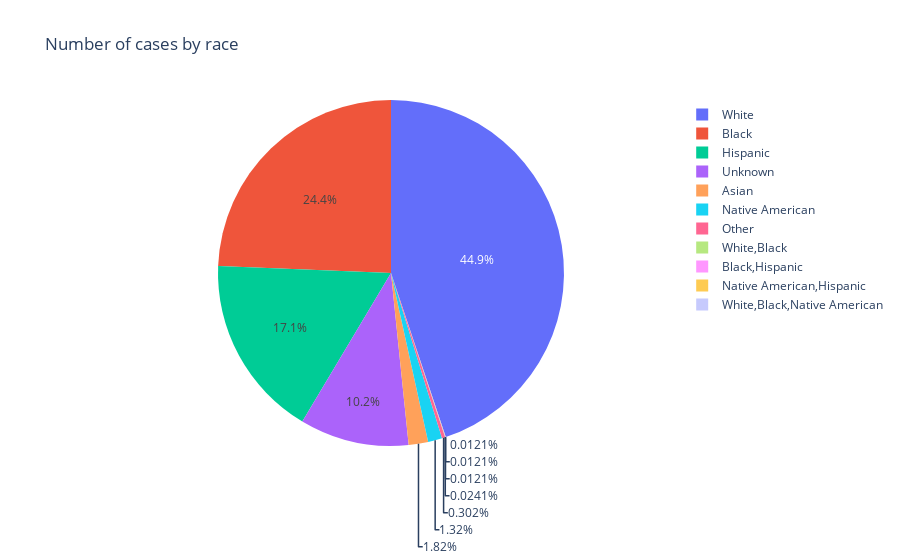

The code cell stored with this chart in its notebook:
### Code cell


### Figure 1 — Plotly figure (JSON) as saved in the notebook; plotly's stock layout.template omitted (floating-point values rounded to 4 significant figures)
{"data": [{"domain": {"x": [0, 1], "y": [0, 1]}, "hovertemplate": "index=%{label}<br>race=%{value}<extra></extra>", "labels": ["Asian", "Black", "Black,Hispanic", "Hispanic", "Native American", "Native American,Hispanic", "Other", "Unknown", "White", "White,Black", "White,Black,Native American"], "legendgroup": "", "name": "", "showlegend": true, "type": "pie", "values": [151, 2019, 1, 1415, 109, 1, 25, 845, 3719, 2, 1]}], "layout": {"legend": {"tracegroupgap": 0}, "title": {"text": "Number of cases by race"}}}
